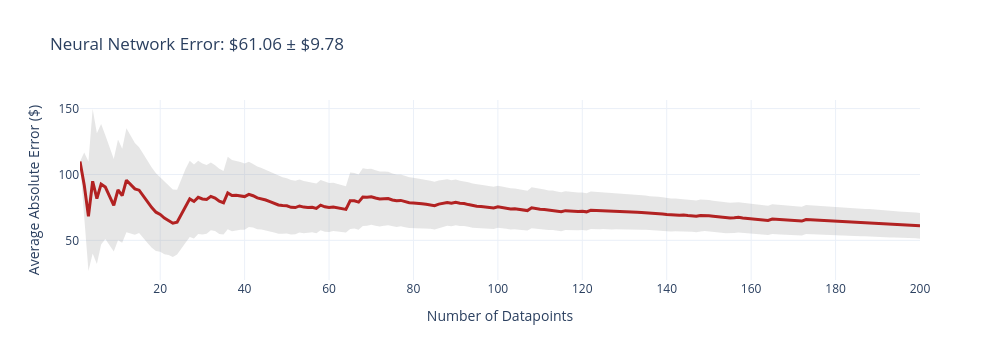
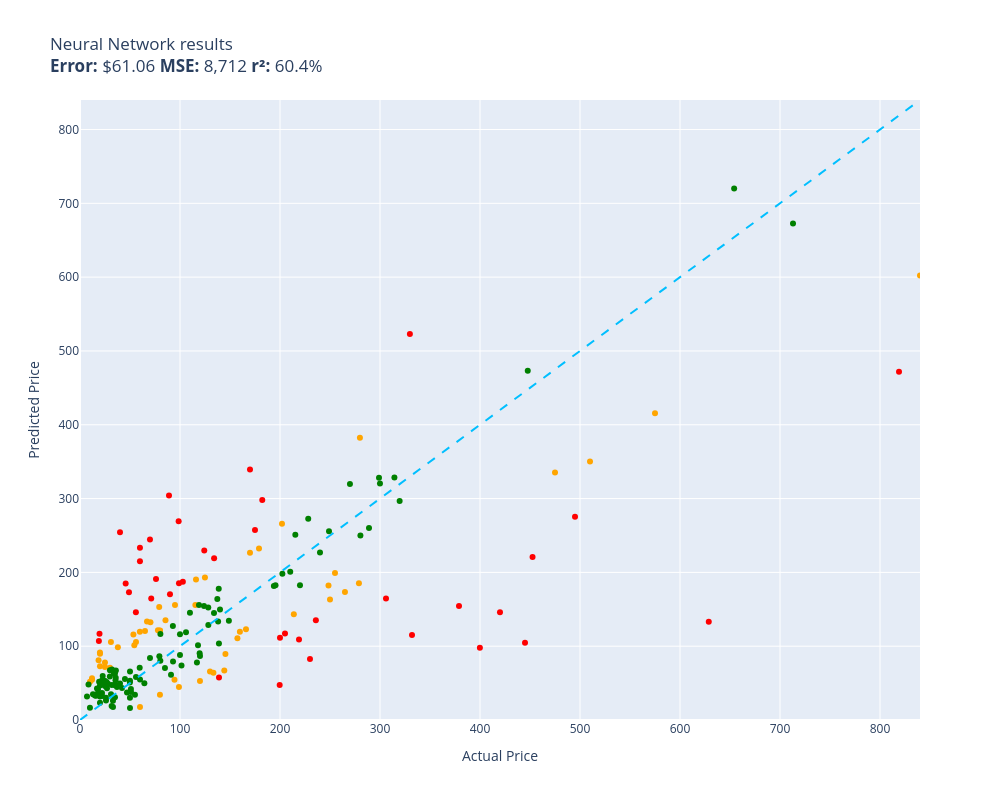

Here is the notebook cell these charts were saved with, in order:
### Code cell
# 評估神經網路模型的效果
# 將結果與 Day 3 的傳統 ML 模型及人類基準線比較

evaluate(neural_network, test)

### Figure 1 — Plotly figure (JSON) as saved in the notebook; plotly's stock layout.template omitted (floating-point values rounded to 4 significant figures; data arrays with more than 128 entries replaced by an {"elided": "..."} marker saying what was removed)
{"data": [{"fill": "toself", "fillcolor": "rgba(128,128,128,0.2)", "hoverinfo": "skip", "line": {"color": "rgba(255,255,255,0)"}, "name": "95% CI", "showlegend": false, "type": "scatter", "x": {"elided": "400 int values"}, "y": {"elided": "400 float values"}}, {"customdata": {"elided": "200x1 float values"}, "hovertemplate": "n=%{x}<br>Avg Error=$%{y:,.2f}<br>±95% CI=$%{customdata[0]:,.2f}<extra></extra>", "line": {"color": "firebrick", "width": 3}, "mode": "lines", "name": "Cumulative Avg Error", "type": "scatter", "x": {"elided": "200 int values"}, "y": {"elided": "200 float values"}}], "layout": {"height": 360, "showlegend": false, "title": {"text": "Neural Network Error: $61.06 ± $9.78"}, "width": 1000, "xaxis": {"title": {"text": "Number of Datapoints"}}, "yaxis": {"title": {"text": "Average Absolute Error ($)"}}}}

### Figure 2 — Plotly figure (JSON) as saved in the notebook; plotly's stock layout.template omitted (floating-point values rounded to 4 significant figures)
{"data": [{"customdata": [["Old Blood Noise Excess V2 Distortion Cho...\nGuess=$109.22 Actual=$219.00"], ["EXMAX NG-10X Fresnel Lens Focusing Adapt...\nGuess=$244.59 Actual=$69.98"], ["RBC12-UPC Replacement Battery Cartridge ...\nGuess=$82.71 Actual=$229.99"], ["Pump Head TBVECHI 175PSI 4KW 5.5HP 21CFM...\nGuess=$522.79 Actual=$329.90"], ["Metabo HPT 36V MultiVolt™ Cordless Rotar...\nGuess=$154.40 Actual=$379.00"], ["SKB iSeries 3i-13096-6KP Case for BlackM...\nGuess=$257.28 Actual=$174.99"], ["Bam Trekking 3027SB Single Black Clarine...\nGuess=$115.03 Actual=$332.00"], ["DEWALT 20V MAX* XR Impact Driver with Bl...\nGuess=$220.77 Actual=$452.53"], ["Mini PC, Kinupute Desktop Computer E3-12...\nGuess=$275.51 Actual=$495.00"], ["Aolemi Oil Rubbed Bronze Single Function...\nGuess=$269.33 Actual=$98.65"], ["Deco Mount Pro Tripod Microphone Stand w...\nGuess=$215.17 Actual=$59.95"], ["Canon EOS Rebel T7 Digital SLR Camera wi...\nGuess=$471.86 Actual=$819.00"], ["Task T24287 Roman Ogee Router Bit with 1...\nGuess=$146.12 Actual=$55.88"], ["JRready ST6313 DT Deutsch Connector Kit,...\nGuess=$47.57 Actual=$199.68"], ["Diversitech WG840585 Motor, (Ddb) 1/3Hp,...\nGuess=$219.31 Actual=$134.12"], ["MC: Pindicator (Dual Intensity Amber)\nGuess=$254.20 Actual=$40.00"], ["Sumerain S1339CM Double Handle Widesprea...\nGuess=$134.99 Actual=$235.86"], ["Poison Spyder 10-08-020 Rocker Knocker\nGuess=$133.22 Actual=$628.76"], ["DIMARZIO 204284 DP 163FBK Blues Bucker G...\nGuess=$170.50 Actual=$89.99"], ["Lighted Triangle Mirror Cabinet Bathroom...\nGuess=$104.62 Actual=$445.00"], ["BESTILL Wall Mounted Shower Faucet Set, ...\nGuess=$190.88 Actual=$76.00"], ["Engine Thermostat, Replace 19301-PAA-306...\nGuess=$107.09 Actual=$18.89"], ["Dell Optiplex 390 Desktop Computer i3 3....\nGuess=$229.77 Actual=$124.27"], ["LEGO Marvel Avengers War Machine Buster ...\nGuess=$233.53 Actual=$59.95"], ["ANZO USA 111207 GMC SIERRA 99-06 / YUKON...\nGuess=$298.10 Actual=$182.28"], ["Kingston Brass KS269SN Kingston Clawfoot...\nGuess=$164.51 Actual=$305.99"], ["KOHLER K-1185540-CP Assembly-Slider\nGuess=$184.98 Actual=$45.67"], ["Urth 62mm UV, Circular Polarizing (CPL),...\nGuess=$57.62 Actual=$139.00"], ["Canon Sure Shot 90u 35mm Date Camera\nGuess=$97.91 Actual=$399.89"], ["Ibanez M510OVS Acoustic Mandolin in Vint...\nGuess=$339.51 Actual=$169.99"], ["GENUINE VOLVO THERMOSTAT (3.0, 3.2) S60 ...\nGuess=$187.37 Actual=$102.85"], ["CradlePoint Compact Broadband Router (CB...\nGuess=$304.27 Actual=$89.00"], ["Universal Power Group 12V 100Ah Sealed L...\nGuess=$111.58 Actual=$199.99"], ["Auertech Portable Washing Machine, 14lbs...\nGuess=$185.13 Actual=$98.99"], ["Amana Tool - SC587 Carbide Tipped 3-Wing...\nGuess=$164.66 Actual=$71.23"], ["SP Air Corporation SP-8102BU 1/4-Inch He...\nGuess=$117.10 Actual=$204.99"], ["Lorell Bell Chair Glide, 2.5\", Black\nGuess=$116.93 Actual=$19.50"], ["A-Premium Front Suspension Steering Knuc...\nGuess=$172.94 Actual=$48.99"], ["Pacific Drums PDCM1618TTRB 16 x 18 Inche...\nGuess=$146.14 Actual=$419.99"]], "hovertemplate": "%{customdata[0]}<extra></extra>", "legendgroup": "red", "marker": {"color": "red", "size": 6, "symbol": "circle"}, "mode": "markers", "name": "red", "orientation": "v", "showlegend": true, "type": "scatter", "x": [219.0, 69.98, 230.0, 329.9, 379.0, 175.0, 332.0, 452.5, 495.0, 98.65, 59.95, 819.0, 55.88, 199.7, 134.1, 40.0, 235.9, 628.8, 89.99, 445.0, 76.0, 18.89, 124.3, 59.95, 182.3, 306.0, 45.67, 139.0, 399.9, 170.0, 102.8, 89.0, 200.0, 98.99, 71.23, 205.0, 19.5, 48.99, 420.0], "xaxis": "x", "y": [109.2, 244.6, 82.71, 522.8, 154.4, 257.3, 115.0, 220.8, 275.5, 269.3, 215.2, 471.9, 146.1, 47.57, 219.3, 254.2, 135.0, 133.2, 170.5, 104.6, 190.9, 107.1, 229.8, 233.5, 298.1, 164.5, 185.0, 57.62, 97.91, 339.5, 187.4, 304.3, 111.6, 185.1, 164.7, 117.1, 116.9, 172.9, 146.1], "yaxis": "y"}, {"customdata": [["telpo Headlight Assembly Fit For 15 Camr...\nGuess=$190.41 Actual=$115.99"], ["SuppliesOutlet Compatible Toner Cartridg...\nGuess=$67.18 Actual=$144.29"], ["46mm Digital Pro High-Resolution Close-U...\nGuess=$72.80 Actual=$19.99"], ["Innovative Percussion CB-6 Chamois Bass ...\nGuess=$101.30 Actual=$54.32"], ["Panasonic KX-TG6511B DECT 6.0 PLUS Expan...\nGuess=$153.20 Actual=$79.20"], ["Clementoni 39132.5 Jigsaw Puzzle 1,000 P...\nGuess=$34.30 Actual=$79.95"], ["10GBase-LR SFP+ Transceiver, Handar 10GB...\nGuess=$89.70 Actual=$19.99"], ["GanFindX Portable Car Hand Controls for ...\nGuess=$119.40 Actual=$159.90"], ["Scranton & Co 3 Drawer Mobile File Cabin...\nGuess=$155.87 Actual=$115.35"], ["Travelpro Platinum Elite Slim Business L...\nGuess=$143.16 Actual=$213.83"], ["Southwire 120V/15A Right Angle User Atta...\nGuess=$98.51 Actual=$37.87"], ["15\" Locking Shower Head Extension Arm in...\nGuess=$121.05 Actual=$79.95"], ["Tidal Front + Rear Fender Flares 4PC Poc...\nGuess=$199.18 Actual=$254.99"], ["Wenger City Upgrade Laptop Backpack with...\nGuess=$89.31 Actual=$145.42"], ["AUTOFREE LED Tail Lights Assembly Compat...\nGuess=$265.82 Actual=$201.99"], ["3D Tree Hole Branches 075 Stair Risers D...\nGuess=$65.59 Actual=$129.99"], ["KOHLER 18865-CP Filtered Water Faucet, P...\nGuess=$335.17 Actual=$475.00"], ["Projector, CRAZVIEW Projector with WiFi ...\nGuess=$115.73 Actual=$53.40"], ["Laisomeke Waterproof Junction Box, Unive...\nGuess=$54.42 Actual=$11.99"], ["Webcem Solar Shed Light Outdoor Indoor, ...\nGuess=$121.72 Actual=$77.96"], ["PM Auto Front Right Quick Complete Strut...\nGuess=$193.10 Actual=$124.94"], ["Trail Gear Twin Stick Kit for Top Shift ...\nGuess=$382.56 Actual=$279.92"], ["Neporal Full Spectrum Light Bulb, 6000K ...\nGuess=$81.05 Actual=$18.59"], ["Pidoko Kids Train Table, Grey with 90 Pc...\nGuess=$52.75 Actual=$119.97"], ["Satco S9596, 4 Count (Pack of 1), 4.18\nGuess=$56.73 Actual=$12.00"], ["Marvel Legends Series X-Men 6-Inch Archa...\nGuess=$44.84 Actual=$98.95"], ["Trim Kit for 2-handle Shower & Tub Valve...\nGuess=$155.74 Actual=$94.99"], ["Grey Pneumatic 1311SD Impact Socket Set\nGuess=$110.84 Actual=$157.43"], ["Walker Exhaust Ultra EPA 16478 Direct Fi...\nGuess=$415.56 Actual=$574.99"], ["Royal Designs, Inc. Decorative Abundant ...\nGuess=$77.83 Actual=$24.95"], ["MONOCARBON Forged Carbon Fiber Case for ...\nGuess=$17.68 Actual=$59.99"], ["Wilkinson LOW GAUSS Vintage Tone Strat S...\nGuess=$105.70 Actual=$30.93"], ["Chalkboard Name Badges with Magnetic Bac...\nGuess=$91.53 Actual=$19.95"], ["Linkloos Solar Street Lights Outdoor Wat...\nGuess=$105.56 Actual=$55.99"], ["Pyle Wireless Rear View Backup Camera - ...\nGuess=$132.42 Actual=$70.45"], ["Cardone 84-58642 New HEI Electronic Dist...\nGuess=$122.88 Actual=$165.99"], ["Hp Pavilion P7-1257c Motherboard Aahd3-h...\nGuess=$119.73 Actual=$59.86"], ["18 Inch White Undermount Kitchen Sink - ...\nGuess=$232.20 Actual=$179.00"], ["ECCPP Power Steering Pump for 2009-2010 ...\nGuess=$135.23 Actual=$85.48"], ["AZX Stylus Pencil for Apple iPad Pro 202...\nGuess=$70.68 Actual=$29.99"], ["UPR Mach 1 Chin Spoiler Fits 94-98 Musta...\nGuess=$120.62 Actual=$64.99"], ["Music Hall pa15.3 MM/MC Phono Preamplifi...\nGuess=$163.23 Actual=$250.00"], ["Competition Clutch Disc and Pressure Pla...\nGuess=$350.24 Actual=$510.00"], ["APS iBoard (304 Stainless Steel Polished...\nGuess=$173.31 Actual=$264.95"], ["VIPMOTOZ Sequential Turn Signal Premium ...\nGuess=$185.41 Actual=$278.94"], ["Dell XPS 13 9343-2727SLV 13.3\" Full HD S...\nGuess=$602.33 Actual=$839.99"], ["Replacement Remote Control fit for Sony ...\nGuess=$51.69 Actual=$9.99"], ["Disney Princess Sparkling Princess Sleep...\nGuess=$71.81 Actual=$24.95"], ["Intex River Run Connect Lounge (Four)\nGuess=$54.37 Actual=$94.49"], ["PowerSport Front Rear Brakes and Rotors ...\nGuess=$182.28 Actual=$248.51"], ["Targus CityGear Durable Backpack, Black,...\nGuess=$63.85 Actual=$133.43"], ["KZ ZS10 Pro in Ear Monitor Headphone KZ ...\nGuess=$133.33 Actual=$66.99"], ["MonMount Triple Monitor Stand Freestandi...\nGuess=$121.10 Actual=$79.99"], ["Xiaomi Redmi 10 2022 NFC 4G LTE (128GB +...\nGuess=$226.51 Actual=$169.99"]], "hovertemplate": "%{customdata[0]}<extra></extra>", "legendgroup": "orange", "marker": {"color": "orange", "size": 6, "symbol": "circle"}, "mode": "markers", "name": "orange", "orientation": "v", "showlegend": true, "type": "scatter", "x": [116.0, 144.3, 19.99, 54.32, 79.2, 79.95, 19.99, 159.9, 115.3, 213.8, 37.87, 79.95, 255.0, 145.4, 202.0, 130.0, 475.0, 53.4, 11.99, 77.96, 124.9, 279.9, 18.59, 120.0, 12.0, 98.95, 94.99, 157.4, 575.0, 24.95, 59.99, 30.93, 19.95, 55.99, 70.45, 166.0, 59.86, 179.0, 85.48, 29.99, 64.99, 250.0, 510.0, 264.9, 278.9, 840.0, 9.99, 24.95, 94.49, 248.5, 133.4, 66.99, 79.99, 170.0], "xaxis": "x", "y": [190.4, 67.18, 72.8, 101.3, 153.2, 34.3, 89.7, 119.4, 155.9, 143.2, 98.51, 121.1, 199.2, 89.31, 265.8, 65.59, 335.2, 115.7, 54.42, 121.7, 193.1, 382.6, 81.05, 52.75, 56.73, 44.84, 155.7, 110.8, 415.6, 77.83, 17.68, 105.7, 91.53, 105.6, 132.4, 122.9, 119.7, 232.2, 135.2, 70.68, 120.6, 163.2, 350.2, 173.3, 185.4, 602.3, 51.69, 71.81, 54.37, 182.3, 63.85, 133.3, 121.1, 226.5], "yaxis": "y"}, {"customdata": [["NewPower99 Battery Kit for Samsung Galax...\nGuess=$34.36 Actual=$54.95"], ["Stand for Raven Pro Document Scanner - P...\nGuess=$58.92 Actual=$29.85"], ["ACDelco GM Original Equipment FW339 Fron...\nGuess=$250.87 Actual=$215.33"], ["8544771 Dryer Heating Element, 279816 Th...\nGuess=$57.08 Actual=$35.74"], ["Bam France 2002XL Contoured Hightech Bla...\nGuess=$672.63 Actual=$713.00"], ["LOVE MEI Galaxy S10 Lite Case, Military ...\nGuess=$17.60 Actual=$32.98"], ["GJY Portable TV,10.6 inch Mini TV for AT...\nGuess=$86.46 Actual=$79.36"], ["LD Products Compatible Toner Cartridge R...\nGuess=$53.05 Actual=$49.98"], ["APS iBoard 6-inch Aluminum (Black Powder...\nGuess=$200.77 Actual=$210.23"], ["PEMP E65 E66 CDC Simulate Optical Fiber ...\nGuess=$155.82 Actual=$119.00"], ["Intermatic PX300 12V 300W Transformer wi...\nGuess=$144.96 Actual=$134.00"], ["CORSAIR Dominator Platinum RGB 32GB (2x1...\nGuess=$154.44 Actual=$124.00"], ["HK SYSTEMS 13\" Heavy Duty Black \"Push\" O...\nGuess=$70.37 Actual=$84.95"], ["June Garden 12\" Sweet Dolly Charlotte - ...\nGuess=$46.63 Actual=$19.99"], ["KOMPUTERBAY 4GB 2X 2GB DDR2 1066MHz PC2-...\nGuess=$80.21 Actual=$80.34"], ["Evergreen HSHB2005 Cylinder Head Gasket ...\nGuess=$70.90 Actual=$59.69"], ["Mylites+ Standard Comic Book Mylar Sleev...\nGuess=$48.05 Actual=$34.99"], ["Dakota Alert MURS Alert Probe Sensor - M...\nGuess=$182.43 Actual=$219.99"], ["DALDED LED Light Kit for Lego Sonic Gree...\nGuess=$48.26 Actual=$24.99"], ["152MM Hole Saws M42 Bi-Metal High Speed ...\nGuess=$41.50 Actual=$17.99"], ["Baseball Backpacks Large 18 Inch Bookbag...\nGuess=$47.35 Actual=$31.77"], ["Adams Check Payment and Deposit Register...\nGuess=$53.99 Actual=$35.49"], ["Fjallraven, Kanken Laptop 15\" Backpack f...\nGuess=$90.54 Actual=$119.65"], ["Retevis RT68 Soft Earhook Walkie Talkie ...\nGuess=$31.84 Actual=$6.99"], ["Evan-Fischer Front Bumper Cover Compatib...\nGuess=$198.06 Actual=$202.38"], ["Festool 492370 Platin 2 S1000 Grit 6-Inc...\nGuess=$61.28 Actual=$91.00"], ["Western Digital Enterprise RE4-GP 2TB SA...\nGuess=$145.27 Actual=$109.95"], ["VLAND LED Smoked Taillights Compatible F...\nGuess=$227.01 Actual=$239.99"], ["Tablet PC Cover Compatible with Lenovo T...\nGuess=$18.86 Actual=$31.61"], ["Miyaya@ Funny Animal Masks Collection fo...\nGuess=$42.52 Actual=$16.99"], ["Ultra Duster Canned Air Net 10 Oz 6-Pack\nGuess=$50.72 Actual=$49.90"], ["Beck/Arnley 0421945 Air Filter\nGuess=$67.20 Actual=$35.87"], ["IQShield Screen Protector Compatible wit...\nGuess=$16.49 Actual=$9.95"], ["Liberty Imports 12 Pack: US Military Toy...\nGuess=$35.09 Actual=$16.98"], ["Ceramic Talavera Mexican Tile 4x4\", 9 Pi...\nGuess=$67.36 Actual=$29.95"], ["Intrepid International Dressage Letters-...\nGuess=$43.08 Actual=$26.99"], ["EMART Photography C Stand with Boom Arm,...\nGuess=$86.54 Actual=$119.99"], ["KUNN Small Electrician Tool Pouch Utilit...\nGuess=$36.69 Actual=$21.99"], ["iPhone 12/12 Pro Nicaragua Guardabarranc...\nGuess=$23.29 Actual=$19.97"], ["Replacement Remote Control for PANASONIC...\nGuess=$30.97 Actual=$34.95"], ["KS K-STORM Replacement Silicone Mushroom...\nGuess=$47.97 Actual=$8.50"], ["Pioneer 2AM401-BN Two Handle Kitchen Fau...\nGuess=$272.67 Actual=$228.22"], ["LSSAGOON Backpack for Women Teen Kids Gi...\nGuess=$63.02 Actual=$33.99"], ["Aeromotive 13304 Regulator, X1 Adjustabl...\nGuess=$319.73 Actual=$269.95"], ["4LT LUMINETTE Vanity Opal GLS BSN\nGuess=$116.27 Actual=$99.99"], ["4pc Wheel Spacers Adapters 4\" (2inch Per...\nGuess=$77.80 Actual=$116.95"], ["GE RPWF SmartWater Comparable Refrigerat...\nGuess=$44.70 Actual=$36.99"], ["MGP Caliper Covers 39011SACURD Red Powde...\nGuess=$255.62 Actual=$249.00"], ["LSI Broadcom SAS 9300-8i 8-port 12Gb/s S...\nGuess=$101.27 Actual=$118.00"], ["NewFantasia Replacement Audio Cable with...\nGuess=$35.04 Actual=$31.00"], ["Mikrotik RB3011UIAS-RM RouterBOARD 10xGi...\nGuess=$328.35 Actual=$299.00"], ["AC Compressor & A/C Kit For BMW 335i 335...\nGuess=$328.49 Actual=$314.41"], ["DuraGo 29515020 Front Hub Assembly\nGuess=$128.84 Actual=$128.34"], ["MXR Carbon Copy Deluxe Analog Delay Guit...\nGuess=$182.53 Actual=$195.50"], ["Berta (6 Pieces) 1-1/4 inch Overlay, 90 ...\nGuess=$53.23 Actual=$24.66"], ["USB Charger, CIVIE High Speed 60W Multip...\nGuess=$32.88 Actual=$15.99"], ["Kastar Battery Pack Replacement for Sony...\nGuess=$31.70 Actual=$19.99"], ["New Replacement seat cover fits Yamaha M...\nGuess=$103.54 Actual=$138.95"], ["Evan Fischer Radiator Cooling Fan Assemb...\nGuess=$164.01 Actual=$137.34"], ["Raspberry Pi 3 Model B+ Aluminum Case Me...\nGuess=$33.04 Actual=$14.99"], ["Skullcandy Hesh Evo Bluetooth Headphones...\nGuess=$84.04 Actual=$69.99"], ["ROHL WSGUM3018WH Wire Sink Grids, White\nGuess=$152.50 Actual=$128.28"], ["ASUS VY279HE-W 27” 1080P Monitor - White...\nGuess=$133.45 Actual=$138.10"], ["LCD Screen for Dell Inspiron 17R 17.3\" H...\nGuess=$49.90 Actual=$64.37"], ["Diversitech UC2436-3 Ultralite Condenser...\nGuess=$116.53 Actual=$80.39"], ["4 Inches Rolled Muffler Tip Catback Exha...\nGuess=$181.44 Actual=$193.88"], ["CTLAMP XL-2100 Professional Quality XL-2...\nGuess=$68.34 Actual=$32.00"], ["200 ' feet True 14 Gauge AWG CCA Speaker...\nGuess=$55.40 Actual=$44.95"], ["200 Couples Conversation Cards - Enjoy B...\nGuess=$26.00 Actual=$32.97"], ["The Puppet Company - Carpet-Unicorn, Whi...\nGuess=$35.09 Actual=$19.00"], ["KUNFINE Android Radio CarPlay & Android ...\nGuess=$118.81 Actual=$106.00"], ["KYX Racing Hardened Steel Center Drive S...\nGuess=$37.38 Actual=$46.99"], ["StonKraft Brass Chess Board Game Set wit...\nGuess=$149.59 Actual=$140.00"], ["Baumgartens Sicurix Blank PVC ID Cards (...\nGuess=$51.68 Actual=$19.11"], ["OEM Samsung Remote Control Shipped with ...\nGuess=$58.15 Actual=$56.00"], ["Venom Power Terra Hunter R/T+ R/T All-Te...\nGuess=$296.57 Actual=$319.65"], ["Custom Engagement Logo Desk Embosser Sea...\nGuess=$30.08 Actual=$49.95"], ["Audio Techinca ATW-T1002 System 10 Handh...\nGuess=$260.18 Actual=$289.00"], ["520 Pieces Christmas Envelope Seal Stick...\nGuess=$26.46 Actual=$25.99"], ["LD Compatible Ink Cartridge Replacement ...\nGuess=$43.50 Actual=$41.99"], ["BestPricedDecals Wine A BIT, You'll Feel...\nGuess=$34.80 Actual=$12.98"], ["VATOS 4 Packs Bubble Machine Gun for Kid...\nGuess=$48.32 Actual=$22.88"], ["Steering Wheel, Carbon Fiber Automotive ...\nGuess=$473.13 Actual=$447.74"], ["BXYJY for Samsung Galaxy Z Fold 3 Case w...\nGuess=$16.33 Actual=$49.99"], ["VONADO Space Wars Colonial Viper MK1 Bui...\nGuess=$49.46 Actual=$39.99"], ["sabermaster TCG Playmat yugioh playmat T...\nGuess=$32.40 Actual=$21.99"], ["Star Wars Die-Cast Metal TITANIUM Series...\nGuess=$59.75 Actual=$22.70"], ["DuraGo BR5330 Front Vented Disc Brake Ro...\nGuess=$73.76 Actual=$101.51"], ["Vinyl Soft Top Roll-up Adjustable Truck ...\nGuess=$134.61 Actual=$148.88"], ["Glovion Music Stand Light, Clip On Piano...\nGuess=$49.23 Actual=$27.99"], ["Samsung DA97-07603B Freezer Ice Maker As...\nGuess=$79.30 Actual=$93.02"], ["Blanco 230966 Valea Stainless Steel Sink...\nGuess=$127.32 Actual=$92.88"], ["Empava 24\" Single Wall Ovens 10 Cooking ...\nGuess=$720.15 Actual=$654.14"], ["Think Gizmos Build Your Own Robot Toys f...\nGuess=$46.06 Actual=$24.95"], ["HP Laserjet 2100 Laser Printer W/Test Pr...\nGuess=$320.56 Actual=$299.98"], ["Viola Bow 4/4 Full Size Carbon Fiber (Bl...\nGuess=$65.57 Actual=$49.99"], ["VTech Strum and Jam Kidi Musical Guitar ...\nGuess=$53.36 Actual=$21.99"], ["Fender Hendrix Voodoo Child Coiled Instr...\nGuess=$54.81 Actual=$59.99"], ["W11130208 W10695459 Refrigerator LED Mod...\nGuess=$51.44 Actual=$26.59"], ["Jada Toys Ryan's World Combo Panda Airli...\nGuess=$62.85 Actual=$34.94"], ["Pyle 2x120 Watt Home Audio Speaker Power...\nGuess=$42.08 Actual=$50.92"], ["STICKGOO Peel and Stick Backsplash for K...\nGuess=$47.24 Actual=$34.99"], ["Garmin 010-12402-10 GT15M-TM Transom-Mou...\nGuess=$177.93 Actual=$138.74"], ["Fitness Center Gym Room Weight Train Dua...\nGuess=$88.14 Actual=$99.99"], ["For Volvo C70 S70 V70 V40 S40 AC Compres...\nGuess=$250.12 Actual=$280.41"], ["Refresh NSF-53 Premium Replacement Refri...\nGuess=$37.84 Actual=$50.99"], ["NICKSTON Red Sparkling Glitter Slim Band...\nGuess=$30.22 Actual=$25.99"]], "hovertemplate": "%{customdata[0]}<extra></extra>", "legendgroup": "green", "marker": {"color": "green", "size": 6, "symbol": "circle"}, "mode": "markers", "name": "green", "orientation": "v", "showlegend": true, "type": "scatter", "x": [54.95, 29.85, 215.3, 35.74, 713.0, 32.98, 79.36, 49.98, 210.2, 119.0, 134.0, 124.0, 84.95, 19.99, 80.34, 59.69, 34.99, 220.0, 24.99, 17.99, 31.77, 35.49, 119.7, 6.99, 202.4, 91.0, 110.0, 240.0, 31.61, 16.99, 49.9, 35.87, 9.95, 16.98, 29.95, 26.99, 120.0, 21.99, 19.97, 34.95, 8.5, 228.2, 33.99, 269.9, 99.99, 117.0, 36.99, 249.0, 118.0, 31.0, 299.0, 314.4, 128.3, 195.5, 24.66, 15.99, 19.99, 138.9, 137.3, 14.99, 69.99, 128.3, 138.1, 64.37, 80.39, 193.9, 32.0, 44.95, 32.97, 19.0, 106.0, 46.99, 140.0, 19.11, 56.0, 319.6, 49.95, 289.0, 25.99, 41.99, 12.98, 22.88, 447.7, 49.99, 39.99, 21.99, 22.7, 101.5, 148.9, 27.99, 93.02, 92.88, 654.1, 24.95, 300.0, 49.99, 21.99, 59.99, 26.59, 34.94, 50.92, 34.99, 138.7, 99.99, 280.4, 50.99, 25.99], "xaxis": "x", "y": [34.36, 58.92, 250.9, 57.08, 672.6, 17.6, 86.46, 53.05, 200.8, 155.8, 145.0, 154.4, 70.37, 46.63, 80.21, 70.9, 48.05, 182.4, 48.26, 41.5, 47.35, 53.99, 90.54, 31.84, 198.1, 61.28, 145.3, 227.0, 18.86, 42.52, 50.72, 67.2, 16.49, 35.09, 67.36, 43.08, 86.54, 36.69, 23.29, 30.97, 47.97, 272.7, 63.02, 319.7, 116.3, 77.8, 44.7, 255.6, 101.3, 35.04, 328.3, 328.5, 128.8, 182.5, 53.23, 32.88, 31.7, 103.5, 164.0, 33.04, 84.04, 152.5, 133.4, 49.9, 116.5, 181.4, 68.34, 55.4, 26.0, 35.09, 118.8, 37.38, 149.6, 51.68, 58.15, 296.6, 30.08, 260.2, 26.46, 43.5, 34.8, 48.32, 473.1, 16.33, 49.46, 32.4, 59.75, 73.76, 134.6, 49.23, 79.3, 127.3, 720.1, 46.06, 320.6, 65.57, 53.36, 54.81, 51.44, 62.85, 42.08, 47.24, 177.9, 88.14, 250.1, 37.84, 30.22], "yaxis": "y"}, {"hoverinfo": "skip", "line": {"color": "deepskyblue", "dash": "dash", "width": 2}, "mode": "lines", "name": "y = x", "showlegend": false, "type": "scatter", "x": [0, 840.0], "y": [0, 840.0]}], "layout": {"height": 800, "legend": {"title": {"text": "color"}, "tracegroupgap": 0}, "showlegend": false, "title": {"text": "Neural Network results<br><b>Error:</b> $61.06 <b>MSE:</b> 8,712 <b>r²:</b> 60.4%"}, "width": 1000, "xaxis": {"anchor": "y", "domain": [0, 1], "range": [0, 840.0], "title": {"text": "Actual Price"}}, "yaxis": {"anchor": "x", "domain": [0, 1], "range": [0, 840.0], "title": {"text": "Predicted Price"}}}}
